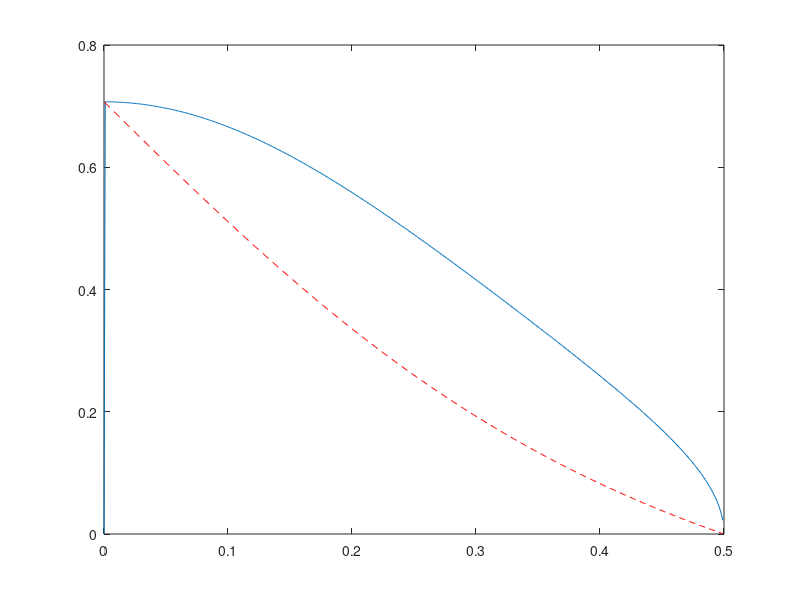
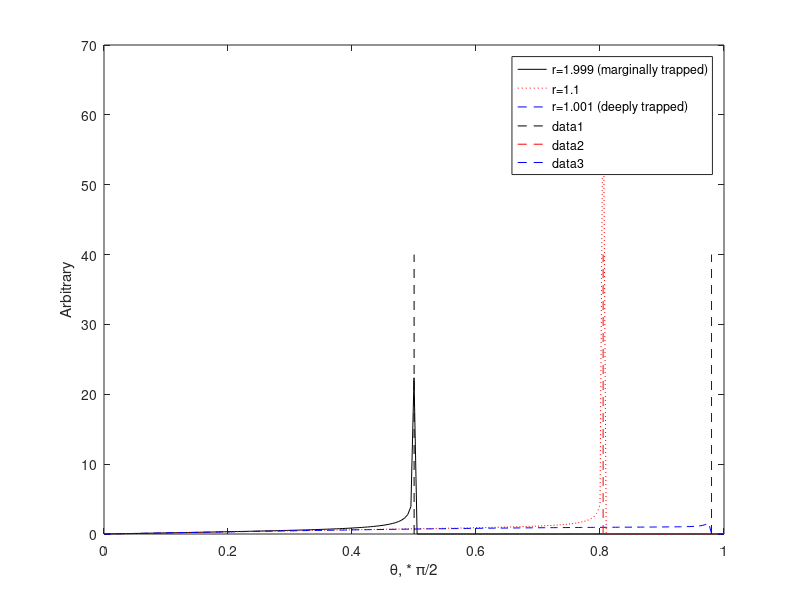

Write the MATLAB code that produced these figures, in order.
clear all
close all


x=0:0.001:0.5-0.001;
bz = 1+4.*x.^2;
bmax = 2;
bmin = 1;

rmax = bmax/bmin;
thetam = asin(1/sqrt(rmax));

for k=1:length(x)
    rrr = bz(k)/bmin;
    theta1 = asin(1/sqrt(rrr))-1e-10;
    
    nnn0  = (rrr-2)/2/rrr* ...
        1/cos(thetam)/sqrt(1-(rrr-1)*tan(thetam)*tan(thetam)) ...
        * sqrt((-rrr*cos(2*thetam)+(rrr-2))/(rrr-2)) ...
        *(sqrt((-rrr*cos(2*thetam)+(rrr-2))/(rrr-2)) -1);
    nnn1  = (rrr-2)/2/rrr* ...
        1/cos(theta1)/sqrt(1-(rrr-1)*tan(theta1)*tan(theta1)) ...
        * sqrt((-rrr*cos(2*theta1)+(rrr-2))/(rrr-2)) ...
        *(sqrt((-rrr*cos(2*theta1)+(rrr-2))/(rrr-2)) -1);
    
    theta1save(k) = theta1;
    nnn(k) = nnn1-nnn0;
end

figure(1)
plot(x,nnn)

nnn_non = -cos(theta1save) + cos(thetam);
hold on
plot(x,nnn_non,'r--')
hold off

fp=fopen('analytic_uniform.dat','w');
for k=1:length(x)
    fprintf(fp,'%15.5f %15.5e \n', x(k),nnn(k));
end
fclose(fp);

theta = 0:pi/400:pi/2;

y = sin(theta)./sqrt(1-(1.999-1).*tan(theta).^2);

y1 = sin(theta)./sqrt(1-(1.1-1).*tan(theta).^2);
y2 = sin(theta)./sqrt(1-(1.001-1)*tan(theta).^2);

thetapi = theta/(pi/2);


t1 = asin(1/sqrt(1.999))/(pi/2);
t2 = asin(1/sqrt(1.1))/(pi/2);
t3 = asin(1/sqrt(1.001))/(pi/2);


figure(2)
plot(thetapi,y,'k-',thetapi,y1,'r:',thetapi,y2,'b--')
xlabel('\theta, * \pi/2')
ylabel('Arbitrary')
legend('r=1.999 (marginally trapped)','r=1.1','r=1.001 (deeply trapped)')
hold on
tt1 = [t1 t1];
tt2 = [t2 t2];
tt3 = [t3 t3];
yy1 = [0 40];
yy2 = [0 40];
yy3 = [0 40];

plot(tt1,yy1,'k--', tt2,yy2, 'r--',tt3,yy3,'b--')
hold off
